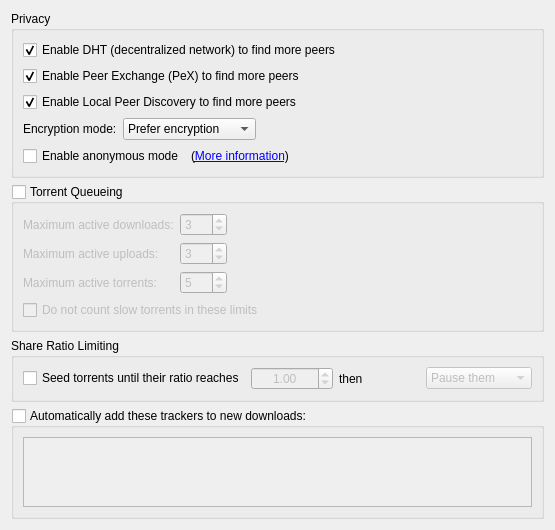
          <widget class="QWidget" name="scrollAreaWidgetContents_4">
           <property name="geometry">
            <rect>
             <x>0</x>
             <y>0</y>
             <width>555</width>
             <height>410</height>
            </rect>
           </property>
           <layout class="QVBoxLayout" name="verticalLayout_7">
            <item>
             <widget class="QGroupBox" name="AddBTFeaturesBox">
              <property name="title">
               <string>Privacy</string>
              </property>
              <layout class="QVBoxLayout" name="verticalLayout_14">
               <item>
                <widget class="QCheckBox" name="checkDHT">
                 <property name="text">
                  <string>Enable DHT (decentralized network) to find more peers</string>
                 </property>
                 <property name="checked">
                  <bool>true</bool>
                 </property>
                </widget>
               </item>
               <item>
                <widget class="QCheckBox" name="checkPeX">
                 <property name="toolTip">
                  <string>Exchange peers with compatible Bittorrent clients (µTorrent, Vuze, ...)</string>
                 </property>
                 <property name="text">
                  <string>Enable Peer Exchange (PeX) to find more peers</string>
                 </property>
                 <property name="checked">
                  <bool>true</bool>
                 </property>
                </widget>
               </item>
               <item>
                <widget class="QCheckBox" name="checkLSD">
                 <property name="toolTip">
                  <string>Look for peers on your local network</string>
                 </property>
                 <property name="text">
                  <string>Enable Local Peer Discovery to find more peers</string>
                 </property>
                 <property name="checked">
                  <bool>true</bool>
                 </property>
                </widget>
               </item>
               <item>
                <layout class="QHBoxLayout">
                 <item>
                  <widget class="QLabel" name="lbl_encryption">
                   <property name="text">
                    <string>Encryption mode:</string>
                   </property>
                  </widget>
                 </item>
                 <item>
                  <widget class="QComboBox" name="comboEncryption">
                   <item>
                    <property name="text">
                     <string>Prefer encryption</string>
                    </property>
                   </item>
                   <item>
                    <property name="text">
                     <string>Require encryption</string>
                    </property>
                   </item>
                   <item>
                    <property name="text">
                     <string>Disable encryption</string>
                    </property>
                   </item>
                  </widget>
                 </item>
                 <item>
                  <spacer>
                   <property name="orientation">
                    <enum>Qt::Horizontal</enum>
                   </property>
                   <property name="sizeHint" stdset="0">
                    <size>
                     <width>40</width>
                     <height>20</height>
                    </size>
                   </property>
                  </spacer>
                 </item>
                </layout>
               </item>
               <item>
                <layout class="QHBoxLayout" name="horizontalLayout_6">
                 <item>
                  <widget class="QCheckBox" name="checkAnonymousMode">
                   <property name="toolTip">
                    <string>Enable when using a proxy or a VPN connection</string>
                   </property>
                   <property name="text">
                    <string>Enable anonymous mode</string>
                   </property>
                  </widget>
                 </item>
                 <item>
                  <widget class="QLabel" name="label_anonymous">
                   <property name="text">
                    <string> (&lt;a href=&quot;http://github.com/qbittorrent/qBittorrent/wiki/Anonymous-Mode&quot;&gt;More information&lt;/a&gt;)</string>
                   </property>
                   <property name="openExternalLinks">
                    <bool>true</bool>
                   </property>
                  </widget>
                 </item>
                 <item>
                  <spacer name="horizontalSpacer_14">
                   <property name="orientation">
                    <enum>Qt::Horizontal</enum>
                   </property>
                   <property name="sizeHint" stdset="0">
                    <size>
                     <width>40</width>
                     <height>20</height>
                    </size>
                   </property>
                  </spacer>
                 </item>
                </layout>
               </item>
              </layout>
             </widget>
            </item>
            <item>
             <widget class="QGroupBox" name="checkEnableQueueing">
              <property name="title">
               <string>Torrent Queueing</string>
              </property>
              <property name="checkable">
               <bool>true</bool>
              </property>
              <property name="checked">
               <bool>false</bool>
              </property>
              <layout class="QGridLayout" name="gridLayout_2">
               <property name="bottomMargin">
                <number>9</number>
               </property>
               <item row="0" column="0">
                <widget class="QLabel" name="label_max_active_dl">
                 <property name="text">
                  <string>Maximum active downloads:</string>
                 </property>
                </widget>
               </item>
               <item row="0" column="1">
                <widget class="QSpinBox" name="spinMaxActiveDownloads">
                 <property name="minimum">
                  <number>-1</number>
                 </property>
                 <property name="maximum">
                  <number>999</number>
                 </property>
                 <property name="value">
                  <number>3</number>
                 </property>
                </widget>
               </item>
               <item row="1" column="0">
                <widget class="QLabel" name="label_max_active_up">
                 <property name="text">
                  <string>Maximum active uploads:</string>
                 </property>
                </widget>
               </item>
               <item row="1" column="1">
                <widget class="QSpinBox" name="spinMaxActiveUploads">
                 <property name="minimum">
                  <number>-1</number>
                 </property>
                 <property name="maximum">
                  <number>999</number>
                 </property>
                 <property name="value">
                  <number>3</number>
                 </property>
                </widget>
               </item>
               <item row="2" column="0">
                <widget class="QLabel" name="maxActiveTorrents_lbl">
                 <property name="text">
                  <string>Maximum active torrents:</string>
                 </property>
                </widget>
               </item>
               <item row="2" column="1">
                <widget class="QSpinBox" name="spinMaxActiveTorrents">
                 <property name="minimum">
                  <number>-1</number>
                 </property>
                 <property name="maximum">
                  <number>999</number>
                 </property>
                 <property name="value">
                  <number>5</number>
                 </property>
                </widget>
               </item>
               <item row="1" column="2">
                <spacer name="horizontalSpacer_2">
                 <property name="orientation">
                  <enum>Qt::Horizontal</enum>
                 </property>
                 <property name="sizeHint" stdset="0">
                  <size>
                   <width>40</width>
                   <height>20</height>
                  </size>
                 </property>
                </spacer>
               </item>
               <item row="0" column="2">
                <spacer name="horizontalSpacer_7">
                 <property name="orientation">
                  <enum>Qt::Horizontal</enum>
                 </property>
                 <property name="sizeHint" stdset="0">
                  <size>
                   <width>40</width>
                   <height>20</height>
                  </size>
                 </property>
                </spacer>
               </item>
               <item row="2" column="2">
                <spacer name="horizontalSpacer_11">
                 <property name="orientation">
                  <enum>Qt::Horizontal</enum>
                 </property>
                 <property name="sizeHint" stdset="0">
                  <size>
                   <width>40</width>
                   <height>20</height>
                  </size>
                 </property>
                </spacer>
               </item>
               <item row="3" column="0" colspan="3">
                <widget class="QCheckBox" name="checkIgnoreSlowTorrentsForQueueing">
                 <property name="text">
                  <string>Do not count slow torrents in these limits</string>
                 </property>
                </widget>
               </item>
              </layout>
             </widget>
            </item>
            <item>
             <widget class="QGroupBox" name="ratioBox">
              <property name="title">
               <string>Share Ratio Limiting</string>
              </property>
              <layout class="QVBoxLayout">
               <property name="bottomMargin">
                <number>9</number>
               </property>
               <item>
                <layout class="QHBoxLayout">
                 <item>
                  <widget class="QCheckBox" name="checkMaxRatio">
                   <property name="text">
                    <string>Seed torrents until their ratio reaches</string>
                   </property>
                  </widget>
                 </item>
                 <item>
                  <widget class="QDoubleSpinBox" name="spinMaxRatio">
                   <property name="enabled">
                    <bool>false</bool>
                   </property>
                   <property name="alignment">
                    <set>Qt::AlignHCenter</set>
                   </property>
                   <property name="minimum">
                    <double>0.000000000000000</double>
                   </property>
                   <property name="maximum">
                    <double>9998.000000000000000</double>
                   </property>
                   <property name="singleStep">
                    <double>0.050000000000000</double>
                   </property>
                   <property name="value">
                    <double>1.000000000000000</double>
                   </property>
                  </widget>
                 </item>
                 <item>
                  <widget class="QLabel" name="label">
                   <property name="text">
                    <string>then</string>
                   </property>
                  </widget>
                 </item>
                 <item>
                  <widget class="QComboBox" name="comboRatioLimitAct">
                   <property name="enabled">
                    <bool>false</bool>
                   </property>
                   <item>
                    <property name="text">
                     <string>Pause them</string>
                    </property>
                   </item>
                   <item>
                    <property name="text">
                     <string>Remove them</string>
                    </property>
                   </item>
                  </widget>
                 </item>
                </layout>
               </item>
              </layout>
             </widget>
            </item>
            <item>
             <widget class="QGroupBox" name="checkEnableAddTrackers">
              <property name="sizePolicy">
               <sizepolicy hsizetype="Preferred" vsizetype="Preferred">
                <horstretch>0</horstretch>
                <verstretch>0</verstretch>
               </sizepolicy>
              </property>
              <property name="title">
               <string>Automatically add these trackers to new downloads:</string>
              </property>
              <property name="checkable">
               <bool>true</bool>
              </property>
              <property name="checked">
               <bool>false</bool>
              </property>
              <layout class="QGridLayout" name="gridLayout_16">
               <item row="0" column="0">
                <widget class="QPlainTextEdit" name="textTrackers">
                 <property name="enabled">
                  <bool>true</bool>
                 </property>
                 <property name="focusPolicy">
                  <enum>Qt::StrongFocus</enum>
                 </property>
                </widget>
               </item>
              </layout>
             </widget>
            </item>
            <item>
             <spacer name="verticalSpacer_8">
              <property name="orientation">
               <enum>Qt::Vertical</enum>
              </property>
              <property name="sizeHint" stdset="0">
               <size>
                <width>20</width>
                <height>40</height>
               </size>
              </property>
             </spacer>
            </item>
           </layout>
          </widget>
